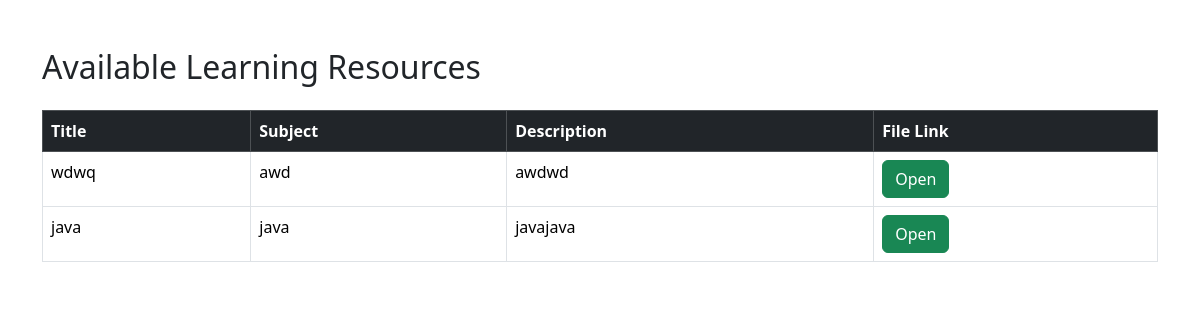
The app's page /resources/, older data.
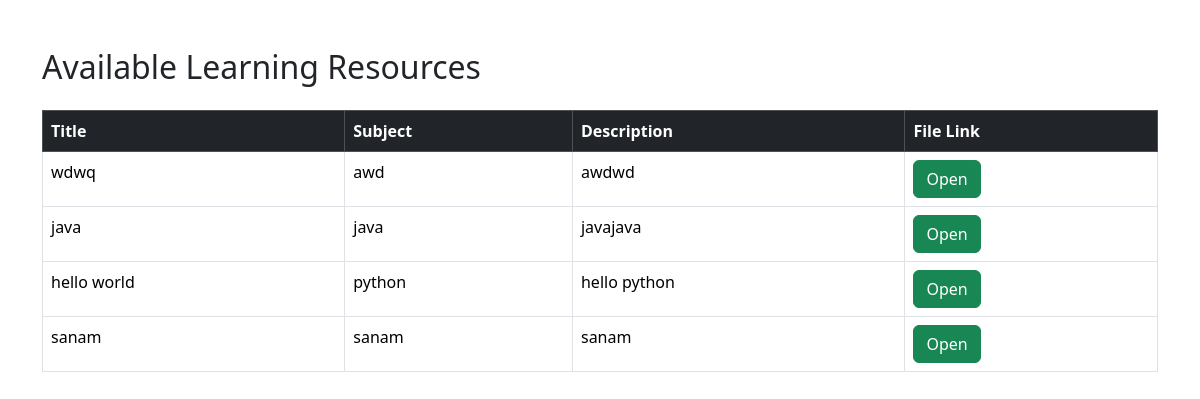
The same page, newer data.
### learning/models.py (models this page shows, shortened)
class Resource(models.Model):
    STATUS_CHOICES = [
    ('pending', 'Pending'),
    ('approved', 'Approved'),
    ('rejected', 'Rejected'),
]
    title = models.CharField(max_length=200)
    subject = models.CharField(max_length=100)
    description = models.TextField()
    file_link = models.CharField(max_length=500)
    status = models.CharField(
        max_length=20,
        choices=STATUS_CHOICES,
        default='pending'
    )
    uploaded_by = models.CharField(max_length=100)

### learning/views.py (the view)
def resources(request):
    resources = Resource.objects.filter(
        status='approved'
    )
    return render(
        request,
        'learning/resources.html',
        {
            'resources': resources
        }
    )

### learning/templates/learning/resources.html (shortened to what this page needs)
<!DOCTYPE html>
<html>
<head>
    <link href="https://cdn.jsdelivr.net/npm/bootstrap@5.3.3/dist/css/bootstrap.min.css" rel="stylesheet">
</head>
<body>
<div class="container mt-5">
    <h2>Available Learning Resources</h2>
    <table class="table table-bordered mt-4">
        <thead class="table-dark">
            <tr>
                <th>Title</th>
                <th>Subject</th>
                <th>Description</th>
                <th>File Link</th>
            </tr>
        </thead>
        <tbody>
        {% for resource in resources %}
        <tr>
            <td>{{ resource.title }}</td>
            <td>{{ resource.subject }}</td>
            <td>{{ resource.description }}</td>
            <td>
                <a href="{{ resource.file_link }}"
                   target="_blank"
                   class="btn btn-success">
                    Open
                </a>
            </td>
        </tr>
        {% endfor %}
        </tbody>
    </table>
</div>
</body>
</html>

Row changes from the older to the newer data that the page shows:
added Resource: title "hello world", subject "python", description "hello python"
added Resource: title "sanam", subject "sanam", description "sanam"
